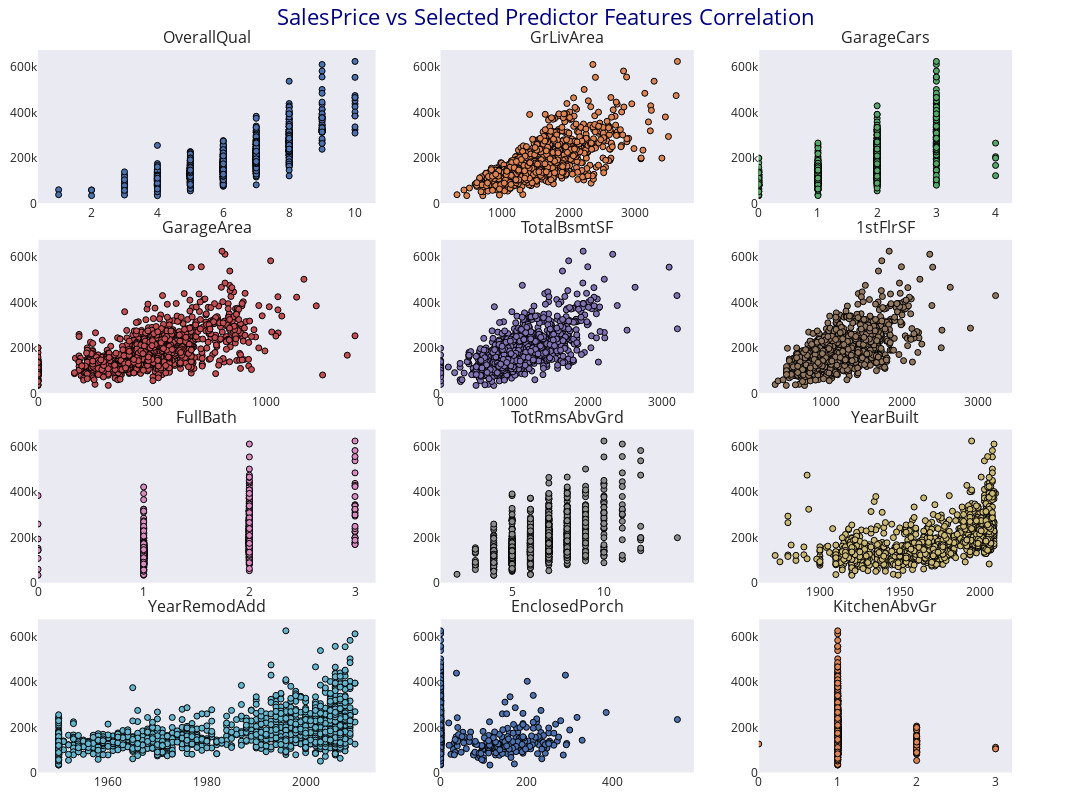

Here is the notebook cell this chart was saved with:
### Markdown cell above
Luckly, the outlier data points in existed in training dataset do not exist in the training dataset

### Code cell
#let plot distriution of those feature after outlier removed
plot(df, features)

### Figure 1 — Plotly figure (JSON) as saved in the notebook; plotly's stock layout.template omitted (floating-point values rounded to 4 significant figures; data arrays with more than 128 entries replaced by an {"elided": "..."} marker saying what was removed)
{"data": [{"marker": {"line": {"color": "black", "width": 1}}, "mode": "markers", "name": "OverallQual", "opacity": 1, "showlegend": false, "type": "scatter", "x": {"elided": "1456 int values"}, "xaxis": "x", "y": {"elided": "1456 int values"}, "yaxis": "y"}, {"marker": {"line": {"color": "black", "width": 1}}, "mode": "markers", "name": "GrLivArea", "opacity": 1, "showlegend": false, "type": "scatter", "x": {"elided": "1456 int values"}, "xaxis": "x2", "y": {"elided": "1456 int values"}, "yaxis": "y2"}, {"marker": {"line": {"color": "black", "width": 1}}, "mode": "markers", "name": "GarageCars", "opacity": 1, "showlegend": false, "type": "scatter", "x": {"elided": "1456 int values"}, "xaxis": "x3", "y": {"elided": "1456 int values"}, "yaxis": "y3"}, {"marker": {"line": {"color": "black", "width": 1}}, "mode": "markers", "name": "GarageArea", "opacity": 1, "showlegend": false, "type": "scatter", "x": {"elided": "1456 int values"}, "xaxis": "x4", "y": {"elided": "1456 int values"}, "yaxis": "y4"}, {"marker": {"line": {"color": "black", "width": 1}}, "mode": "markers", "name": "TotalBsmtSF", "opacity": 1, "showlegend": false, "type": "scatter", "x": {"elided": "1456 int values"}, "xaxis": "x5", "y": {"elided": "1456 int values"}, "yaxis": "y5"}, {"marker": {"line": {"color": "black", "width": 1}}, "mode": "markers", "name": "1stFlrSF", "opacity": 1, "showlegend": false, "type": "scatter", "x": {"elided": "1456 int values"}, "xaxis": "x6", "y": {"elided": "1456 int values"}, "yaxis": "y6"}, {"marker": {"line": {"color": "black", "width": 1}}, "mode": "markers", "name": "FullBath", "opacity": 1, "showlegend": false, "type": "scatter", "x": {"elided": "1456 int values"}, "xaxis": "x7", "y": {"elided": "1456 int values"}, "yaxis": "y7"}, {"marker": {"line": {"color": "black", "width": 1}}, "mode": "markers", "name": "TotRmsAbvGrd", "opacity": 1, "showlegend": false, "type": "scatter", "x": {"elided": "1456 int values"}, "xaxis": "x8", "y": {"elided": "1456 int values"}, "yaxis": "y8"}, {"marker": {"line": {"color": "black", "width": 1}}, "mode": "markers", "name": "YearBuilt", "opacity": 1, "showlegend": false, "type": "scatter", "x": {"elided": "1456 int values"}, "xaxis": "x9", "y": {"elided": "1456 int values"}, "yaxis": "y9"}, {"marker": {"line": {"color": "black", "width": 1}}, "mode": "markers", "name": "YearRemodAdd", "opacity": 1, "showlegend": false, "type": "scatter", "x": {"elided": "1456 int values"}, "xaxis": "x10", "y": {"elided": "1456 int values"}, "yaxis": "y10"}, {"marker": {"line": {"color": "black", "width": 1}}, "mode": "markers", "name": "EnclosedPorch", "opacity": 1, "showlegend": false, "type": "scatter", "x": {"elided": "1456 int values"}, "xaxis": "x11", "y": {"elided": "1456 int values"}, "yaxis": "y11"}, {"marker": {"line": {"color": "black", "width": 1}}, "mode": "markers", "name": "KitchenAbvGr", "opacity": 1, "showlegend": false, "type": "scatter", "x": {"elided": "1456 int values"}, "xaxis": "x12", "y": {"elided": "1456 int values"}, "yaxis": "y12"}], "layout": {"annotations": [{"font": {"size": 16}, "showarrow": false, "text": "OverallQual", "x": 0.1733, "xanchor": "center", "xref": "paper", "y": 1, "yanchor": "bottom", "yref": "paper"}, {"font": {"size": 16}, "showarrow": false, "text": "GrLivArea", "x": 0.5433, "xanchor": "center", "xref": "paper", "y": 1, "yanchor": "bottom", "yref": "paper"}, {"font": {"size": 16}, "showarrow": false, "text": "GarageCars", "x": 0.87, "xanchor": "center", "xref": "paper", "y": 1, "yanchor": "bottom", "yref": "paper"}, {"font": {"size": 16}, "showarrow": false, "text": "GarageArea", "x": 0.1733, "xanchor": "center", "xref": "paper", "y": 0.7375, "yanchor": "bottom", "yref": "paper"}, {"font": {"size": 16}, "showarrow": false, "text": "TotalBsmtSF", "x": 0.5433, "xanchor": "center", "xref": "paper", "y": 0.7375, "yanchor": "bottom", "yref": "paper"}, {"font": {"size": 16}, "showarrow": false, "text": "1stFlrSF", "x": 0.87, "xanchor": "center", "xref": "paper", "y": 0.7375, "yanchor": "bottom", "yref": "paper"}, {"font": {"size": 16}, "showarrow": false, "text": "FullBath", "x": 0.1733, "xanchor": "center", "xref": "paper", "y": 0.475, "yanchor": "bottom", "yref": "paper"}, {"font": {"size": 16}, "showarrow": false, "text": "TotRmsAbvGrd", "x": 0.5433, "xanchor": "center", "xref": "paper", "y": 0.475, "yanchor": "bottom", "yref": "paper"}, {"font": {"size": 16}, "showarrow": false, "text": "YearBuilt", "x": 0.87, "xanchor": "center", "xref": "paper", "y": 0.475, "yanchor": "bottom", "yref": "paper"}, {"font": {"size": 16}, "showarrow": false, "text": "YearRemodAdd", "x": 0.1733, "xanchor": "center", "xref": "paper", "y": 0.2125, "yanchor": "bottom", "yref": "paper"}, {"font": {"size": 16}, "showarrow": false, "text": "EnclosedPorch", "x": 0.5433, "xanchor": "center", "xref": "paper", "y": 0.2125, "yanchor": "bottom", "yref": "paper"}, {"font": {"size": 16}, "showarrow": false, "text": "KitchenAbvGr", "x": 0.87, "xanchor": "center", "xref": "paper", "y": 0.2125, "yanchor": "bottom", "yref": "paper"}], "font": {"family": "Open Sans"}, "height": 800, "margin": {"b": 10, "l": 10, "pad": 0, "t": 50}, "title": {"font": {"color": "navy", "size": 22}, "text": "SalesPrice vs Selected Predictor Features Correlation", "x": 0.5}, "width": 1250, "xaxis": {"anchor": "y", "domain": [0, 0.3467], "rangemode": "nonnegative", "showgrid": false}, "xaxis10": {"anchor": "y10", "domain": [0, 0.3467], "rangemode": "nonnegative", "showgrid": false}, "xaxis11": {"anchor": "y11", "domain": [0.4133, 0.6733], "rangemode": "nonnegative", "showgrid": false}, "xaxis12": {"anchor": "y12", "domain": [0.74, 1], "rangemode": "nonnegative", "showgrid": false}, "xaxis2": {"anchor": "y2", "domain": [0.4133, 0.6733], "rangemode": "nonnegative", "showgrid": false}, "xaxis3": {"anchor": "y3", "domain": [0.74, 1], "rangemode": "nonnegative", "showgrid": false}, "xaxis4": {"anchor": "y4", "domain": [0, 0.3467], "rangemode": "nonnegative", "showgrid": false}, "xaxis5": {"anchor": "y5", "domain": [0.4133, 0.6733], "rangemode": "nonnegative", "showgrid": false}, "xaxis6": {"anchor": "y6", "domain": [0.74, 1], "rangemode": "nonnegative", "showgrid": false}, "xaxis7": {"anchor": "y7", "domain": [0, 0.3467], "rangemode": "nonnegative", "showgrid": false}, "xaxis8": {"anchor": "y8", "domain": [0.4133, 0.6733], "rangemode": "nonnegative", "showgrid": false}, "xaxis9": {"anchor": "y9", "domain": [0.74, 1], "rangemode": "nonnegative", "showgrid": false}, "yaxis": {"anchor": "x", "domain": [0.7875, 1], "rangemode": "nonnegative", "showgrid": false}, "yaxis10": {"anchor": "x10", "domain": [0, 0.2125], "rangemode": "nonnegative", "showgrid": false}, "yaxis11": {"anchor": "x11", "domain": [0, 0.2125], "rangemode": "nonnegative", "showgrid": false}, "yaxis12": {"anchor": "x12", "domain": [0, 0.2125], "rangemode": "nonnegative", "showgrid": false}, "yaxis2": {"anchor": "x2", "domain": [0.7875, 1], "rangemode": "nonnegative", "showgrid": false}, "yaxis3": {"anchor": "x3", "domain": [0.7875, 1], "rangemode": "nonnegative", "showgrid": false}, "yaxis4": {"anchor": "x4", "domain": [0.525, 0.7375], "rangemode": "nonnegative", "showgrid": false}, "yaxis5": {"anchor": "x5", "domain": [0.525, 0.7375], "rangemode": "nonnegative", "showgrid": false}, "yaxis6": {"anchor": "x6", "domain": [0.525, 0.7375], "rangemode": "nonnegative", "showgrid": false}, "yaxis7": {"anchor": "x7", "domain": [0.2625, 0.475], "rangemode": "nonnegative", "showgrid": false}, "yaxis8": {"anchor": "x8", "domain": [0.2625, 0.475], "rangemode": "nonnegative", "showgrid": false}, "yaxis9": {"anchor": "x9", "domain": [0.2625, 0.475], "rangemode": "nonnegative", "showgrid": false}}}
